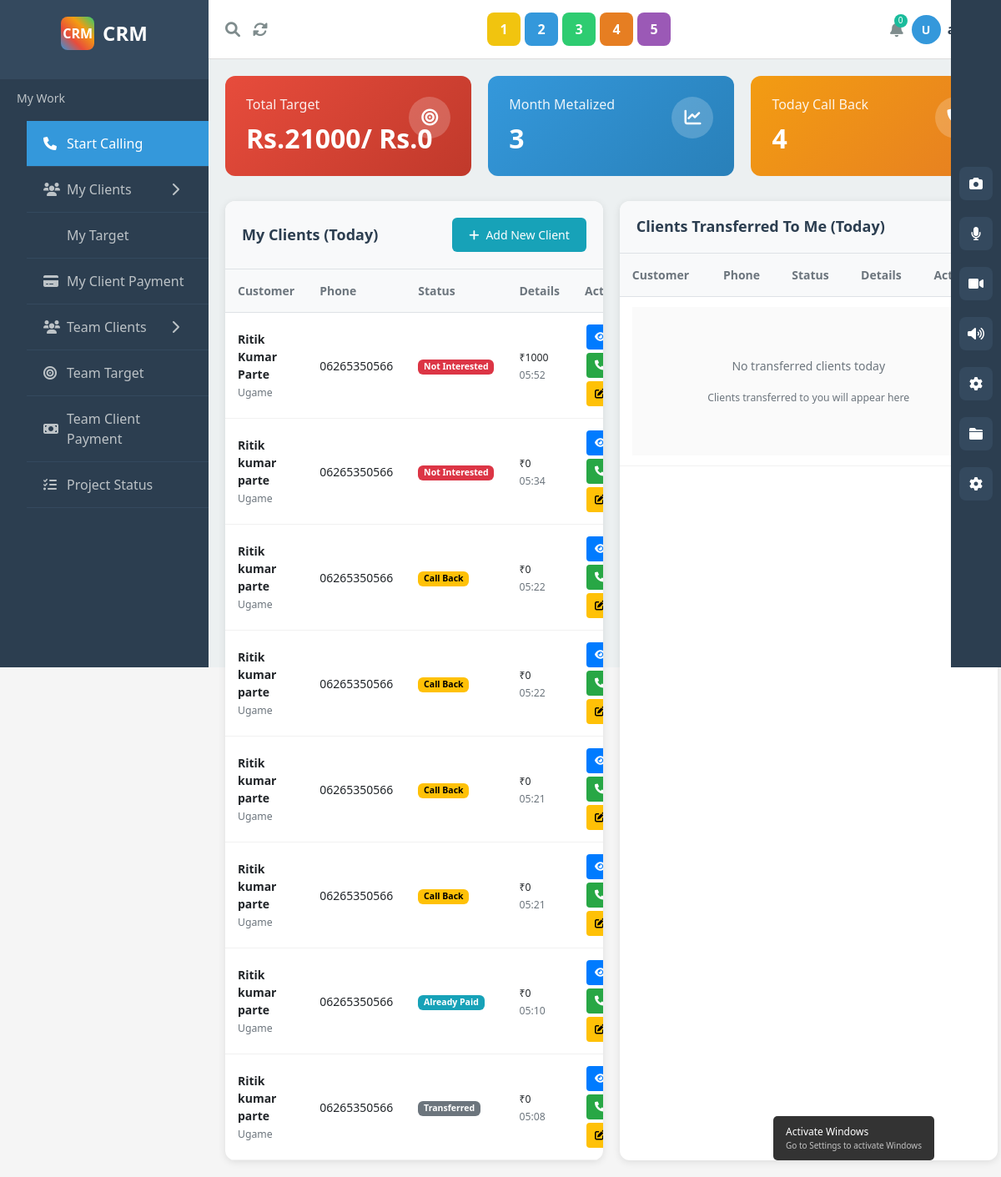
The app's page /dashboard/ (signed in), older data.
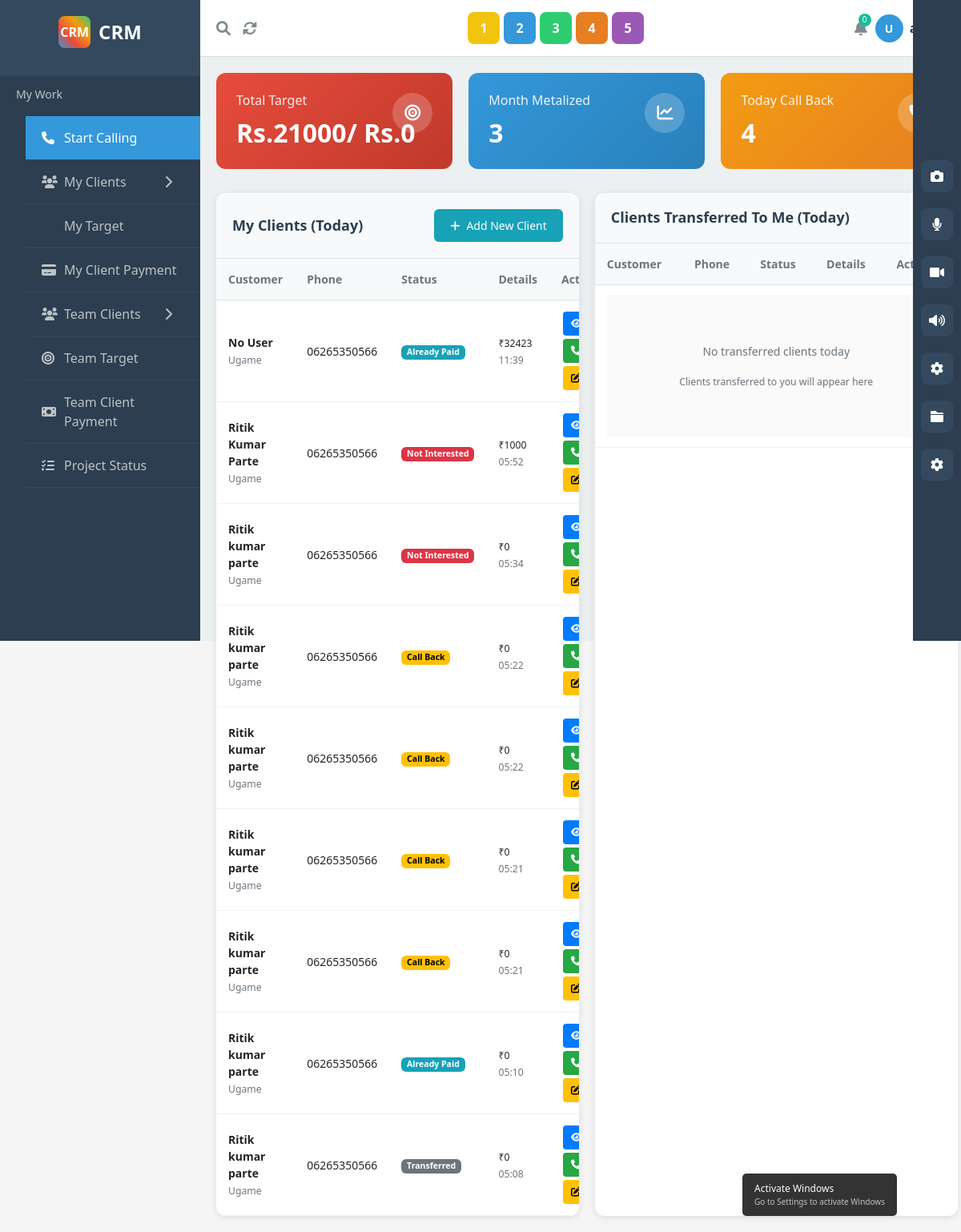
The same page, newer data.
### apps/clients/models.py (models this page shows, shortened)
class Client(models.Model):
    STATUS_CHOICES = [
        ('metalized', 'Metalized'),
        ('call_back', 'Call Back'),
        ('not_interested', 'Not Interested'),
        ('already_paid', 'Already Paid'),
        ('transferred', 'Transferred'),
    ]
    INDUSTRY_CHOICES = [
        ('web_design', 'Web Design & Development'),
        ('real_estate', 'Real Estate'),
        ('home_decor', 'Home Decor'),
        ('studio_accessories', 'Studio Accessories'),
        ('handloom', 'Handloom'),
        ('other', 'Other'),
    ]
    customer_name = models.CharField(max_length=100)
    business_name = models.CharField(max_length=100)
    business_address = models.TextField()
    primary_phone = models.CharField(max_length=15)
    secondary_phone = models.CharField(max_length=15, blank=True, null=True)
    business_email = models.EmailField(blank=True, null=True)
    gst_number = models.CharField(max_length=20, blank=True, null=True)
    industry_type = models.CharField(max_length=50, choices=INDUSTRY_CHOICES, default='other')
    work_required = models.CharField(max_length=200, blank=True, null=True)
    project_handover_date = models.DateField(blank=True, null=True)
    remarks = models.TextField(blank=True, null=True)
    project_status = models.CharField(max_length=20, choices=STATUS_CHOICES, default='call_back')
    assigned_to = models.ForeignKey(User, on_delete=models.CASCADE, related_name='assigned_clients')
    transferred_to = models.ForeignKey(
        User,
        on_delete=models.SET_NULL,
        null=True,
        blank=True,
        related_name='transferred_clients'
    )
    added_by = models.ForeignKey(User, on_delete=models.CASCADE, related_name='added_clients')
    total_amount = models.DecimalField(max_digits=10, decimal_places=2)
    advance_amount = models.DecimalField(max_digits=10, decimal_places=2, default=0, blank=True)
    date_added = models.DateTimeField(auto_now_add=True)
    date_modified = models.DateTimeField(auto_now=True)
    class Meta:
        ordering = ['-date_added']

### apps/clients/views.py (the view)
# urls.py: path('', views.dashboard_or_clients_view, name='dashboard_or_clients'),
@login_required
def dashboard_or_clients_view(request):
    user = request.user
    today = datetime.now().date()
    print(f"DEBUG: Current user: {user.username}")
    print(f"DEBUG: Request path: {request.path}")
    todays_clients = Client.objects.filter(
        assigned_to=user,
        date_added__date=today
    ).order_by('-date_added')
    transferred_clients = Client.objects.filter(
        assigned_to=user,
        transferred_to=user,
        date_modified__date=today
    ).exclude(added_by=user).order_by('-date_modified')
    stats = {
        'total_target': 'Rs.21000/ Rs.0',
        'month_metalized': Client.objects.filter(
            assigned_to=user,
            project_status='metalized',
            date_added__month=today.month,
            date_added__year=today.year
        ).count(),
        'today_callback': Client.objects.filter(
            assigned_to=user,
            project_status='call_back',
            date_added__date=today
        ).count(),
    }
    context = {
        'stats': stats,
        'todays_clients': todays_clients,
        'transferred_clients': transferred_clients,
        'user': user,
    }
    if '/dashboard/' in request.path:
        return render(request, 'dashboard/dashboard.html', context)
    else:
        all_clients = Client.objects.filter(assigned_to=user).order_by('-date_added')
        context['clients'] = all_clients
        return render(request, 'clients/clients.html', context)

### templates/dashboard/dashboard.html (shortened to what the changed rows need)
<!DOCTYPE html>
<html lang="en">
<head>
    <link href="https://cdn.jsdelivr.net/npm/bootstrap@5.3.0/dist/css/bootstrap.min.css" rel="stylesheet">
    <link href="https://cdnjs.cloudflare.com/ajax/libs/font-awesome/6.0.0/css/all.min.css" rel="stylesheet">
</head>
<body>
    <div class="main-container">
        <div class="main-content">
            <div class="dashboard-content">
                <div class="tables-row">
                    <div class="table-section">
                        <div class="table-content">
                            <table class="custom-table">
                                <thead>
                                    <tr>
                                        <th>Customer</th>
                                        <th>Phone</th>
                                        <th>Status</th>
                                        <th>Details</th>
                                        <th>Actions</th>
                                    </tr>
                                </thead>
                                <tbody>
                                    {% if todays_clients %}
                                        {% for client in todays_clients %}
                                        <tr>
                                            <td>
                                                <strong>{{ client.customer_name }}</strong><br>
                                                <small style="color: #6c757d;">{{ client.business_name }}</small>
                                            </td>
                                            <td>{{ client.primary_phone }}</td>
                                            <td>
                                                <span class="badge" style="background-color:
                                                    {% if client.project_status == 'metalized' %}#28a745
                                                    {% elif client.project_status == 'call_back' %}#ffc107; color: #000
                                                    {% elif client.project_status == 'not_interested' %}#dc3545
                                                    {% elif client.project_status == 'already_paid' %}#17a2b8
                                                    {% else %}#6c757d{% endif %};">
                                                    {{ client.get_project_status_display }}
                                                </span>
                                            </td>
                                            <td>
                                                <small>₹{{ client.total_amount|floatformat:0 }}</small><br>
                                                <small style="color: #6c757d;">{{ client.date_added|date:"H:i" }}</small>
                                            </td>
                                            <td>
                                                <button class="action-btn btn-view" onclick="viewClient({{ client.id }})" title="View">
                                                    <i class="fas fa-eye"></i>
                                                </button>
                                                <button class="action-btn btn-call" onclick="callClient('{{ client.primary_phone }}', '{{ client.customer_name }}')" title="Call">
                                                    <i class="fas fa-phone"></i>
                                                </button>
                                                <button class="action-btn btn-edit" onclick="editClient({{ client.id }})" title="Edit">
                                                    <i class="fas fa-edit"></i>
                                                </button>
                                            </td>
                                        </tr>
                                        {% endfor %}
                                    {% endif %}
                                </tbody>
                            </table>
                        </div>
                    </div>
                    <div class="table-section">
                        <div class="table-content">
                            <table class="custom-table">
                                <thead>
                                    <tr>
                                        <th>Customer</th>
                                        <th>Phone</th>
                                        <th>Status</th>
                                        <th>Details</th>
                                        <th>Actions</th>
                                    </tr>
                                </thead>
                            </table>
                        </div>
                    </div>
                </div>
            </div>
        </div>
    </div>
</body>
</html>

Row changes from the older to the newer data that the page shows:
added Client: customer_name "No User", business_name "Ugame", primary_phone "06265350566", project_status "Already Paid", total_amount "32423", date_added "11:39"
